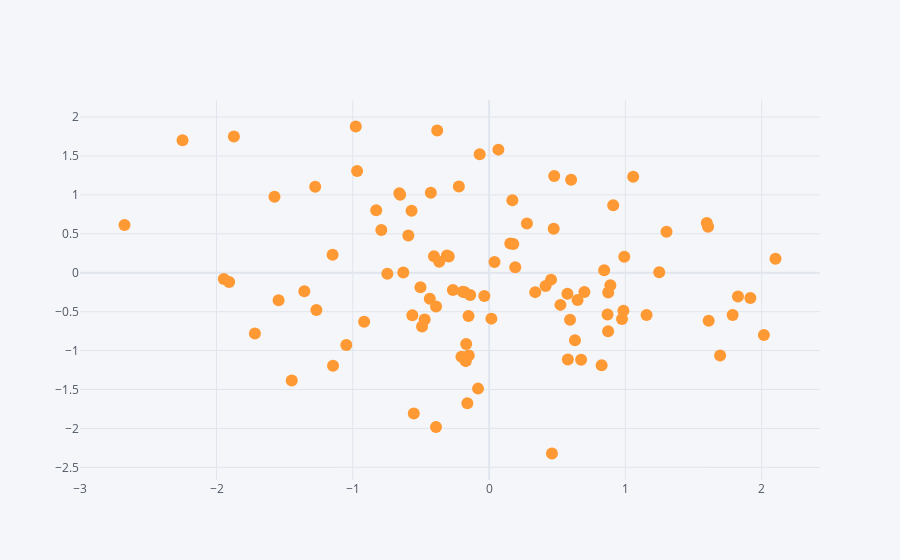

Notebook code for this chart:
### Code cell
df.iplot(kind="scatter", x='A', y='B', mode='markers')
